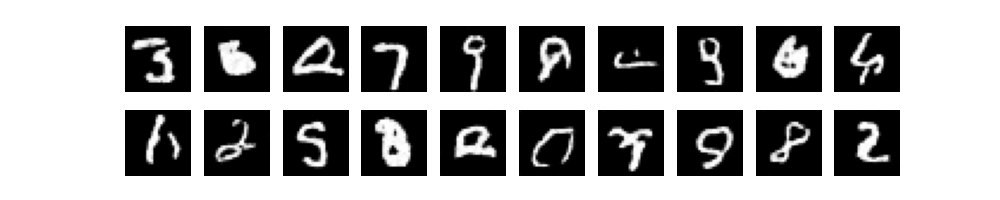

Write Python code to recreate this figure.
import math
import torch
import torchvision
import matplotlib.pyplot as plt
from torchvision import transforms
from torch.utils.data import DataLoader
from torch.optim import Adam
import torch.nn.functional as F
from torch import nn
from tqdm import tqdm
from unet_posed import UNet

img_size = 28
batch_size = 128
num_timesteps = 1000
epochs = 10
lr = 1e-3
device = 'cuda' if torch.cuda.is_available() else 'cpu'


def show_images(images, rows=2, cols=10):
    fig = plt.figure(figsize=(cols, rows))
    i = 0
    for r in range(rows):
        for c in range(cols):
            fig.add_subplot(rows, cols, i + 1)
            plt.imshow(images[i], cmap='gray')
            plt.axis('off')
            i += 1
    plt.savefig('./diffuser.png')

class Diffuser:
    def __init__(self, num_timesteps=1000, beta_start=0.0001, beta_end=0.02, device='cpu'):
        self.num_timesteps = num_timesteps
        self.device = device
        self.betas = torch.linspace(beta_start, beta_end, num_timesteps, device=device)
        self.alphas = 1 - self.betas
        self.alpha_bars = torch.cumprod(self.alphas, dim=0)

    def add_noise(self, x_0, t):
        T = self.num_timesteps
        assert (t >= 1).all() and (t <= T).all()

        t_idx = t - 1  # alpha_bars[0] is for t=1
        alpha_bar = self.alpha_bars[t_idx]  # (N,)
        N = alpha_bar.size(0)
        alpha_bar = alpha_bar.view(N, 1, 1, 1)  # (N, 1, 1, 1)

        noise = torch.randn_like(x_0, device=self.device)
        x_t = torch.sqrt(alpha_bar) * x_0 + torch.sqrt(1 - alpha_bar) * noise
        return x_t, noise

    def denoise(self, model, x, t):
        T = self.num_timesteps
        assert (t >= 1).all() and (t <= T).all()

        t_idx = t - 1  # alphas[0] is for t=1
        alpha = self.alphas[t_idx]
        alpha_bar = self.alpha_bars[t_idx]
        alpha_bar_prev = self.alpha_bars[t_idx-1]

        N = alpha.size(0)
        alpha = alpha.view(N, 1, 1, 1)
        alpha_bar = alpha_bar.view(N, 1, 1, 1)
        alpha_bar_prev = alpha_bar_prev.view(N, 1, 1, 1)

        model.eval()
        with torch.no_grad():
            eps = model(x, t)
        model.train()

        noise = torch.randn_like(x, device=self.device)
        noise[t == 1] = 0  # no noise at t=1

        mu = (x - ((1-alpha) / torch.sqrt(1-alpha_bar)) * eps) / torch.sqrt(alpha)
        std = torch.sqrt((1-alpha) * (1-alpha_bar_prev) / (1-alpha_bar))
        return mu + noise * std

    def reverse_to_img(self, x):
        x = x * 255
        x = x.clamp(0, 255)
        x = x.to(torch.uint8)
        x = x.cpu()
        to_pil = transforms.ToPILImage()
        return to_pil(x)

    def sample(self, model, x_shape=(20, 1, 28, 28)):
        batch_size = x_shape[0]
        x = torch.randn(x_shape, device=self.device)

        for i in tqdm(range(self.num_timesteps, 0, -1)):
            t = torch.tensor([i] * batch_size, device=self.device, dtype=torch.long)
            x = self.denoise(model, x, t)

        images = [self.reverse_to_img(x[i]) for i in range(batch_size)]
        return images


preprocess = transforms.ToTensor()
dataset = torchvision.datasets.MNIST(root='./data', download=True, transform=preprocess)
dataloader = DataLoader(dataset, batch_size=batch_size, shuffle=True)

diffuser = Diffuser(num_timesteps, device=device)
model = UNet()
model.to(device)
optimizer = Adam(model.parameters(), lr=lr)

losses = []
for epoch in range(epochs):
    loss_sum = 0.0
    cnt = 0

    # generate samples every epoch ===================
    # images = diffuser.sample(model)
    # show_images(images)
    # ================================================

    for images, labels in tqdm(dataloader):
        optimizer.zero_grad()
        x = images.to(device)
        t = torch.randint(1, num_timesteps+1, (len(x),), device=device)

        x_noisy, noise = diffuser.add_noise(x, t)
        noise_pred = model(x_noisy, t)
        loss = F.mse_loss(noise, noise_pred)

        loss.backward()
        optimizer.step()

        loss_sum += loss.item()
        cnt += 1

    loss_avg = loss_sum / cnt
    losses.append(loss_avg)
    print(f'Epoch {epoch} | Loss: {loss_avg}')

# plot losses
plt.plot(losses)
plt.xlabel('Epoch')
plt.ylabel('Loss')
plt.show()

# generate samples
images = diffuser.sample(model)
show_images(images)
